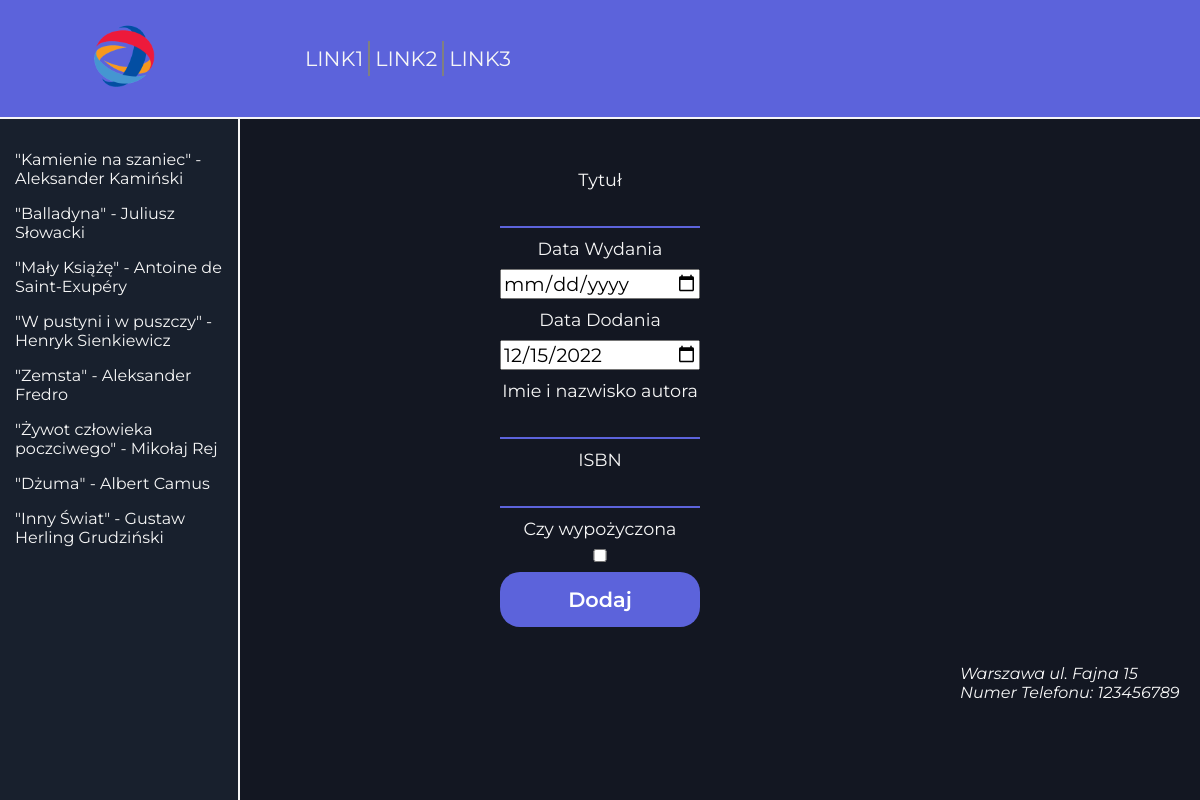
Before: / with the older database file.
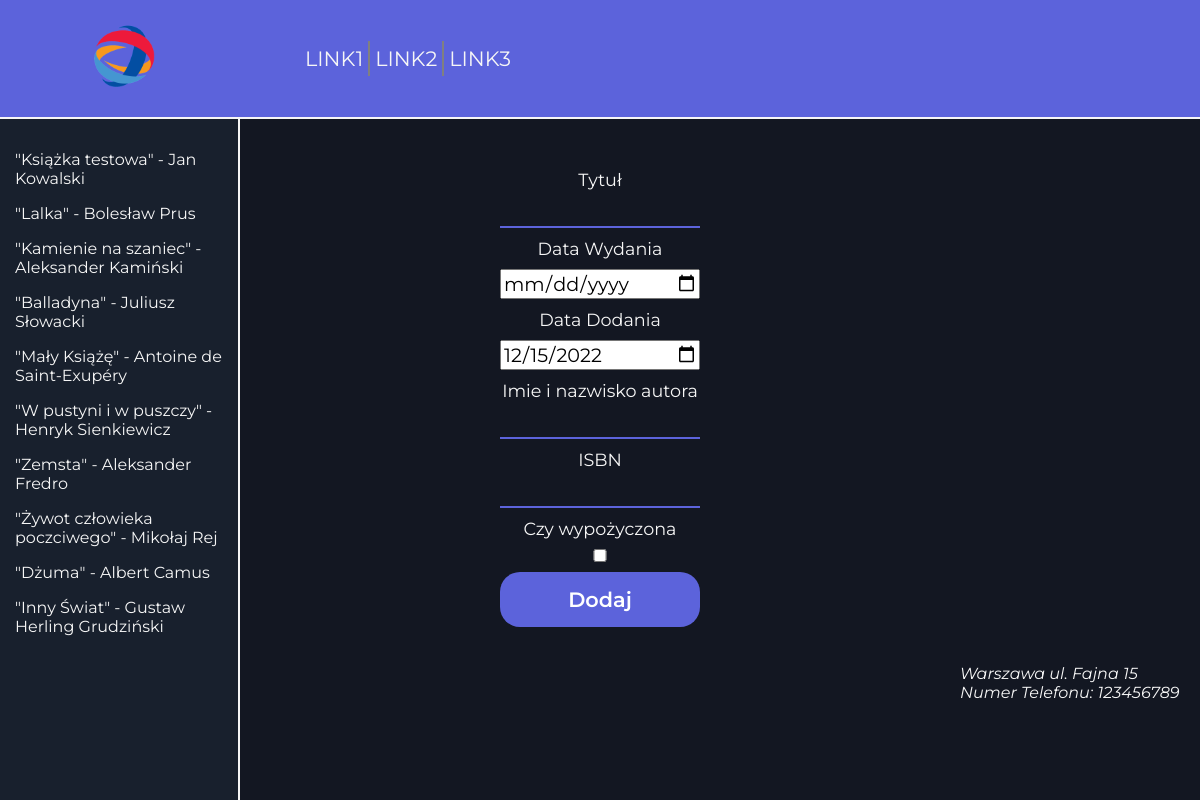
After: the same page with the newer database file.
### tables this page shows
CREATE TABLE "ksiazki" (
	"id_ksiazki"	INTEGER NOT NULL,
	"tytul"	varchar(255) NOT NULL,
	"data_wydania"	datetime NOT NULL,
	"data_dodania"	DATE NOT NULL DEFAULT (datetime('now', 'localtime')),
	"imie_nazwisko_autora"	varchar(255) NOT NULL,
	"isbn"	varchar(13) NOT NULL,
	"wypozyczone"	Boolean DEFAULT 0,
	PRIMARY KEY("id_ksiazki" AUTOINCREMENT)
);

### index.php (the view, shortened to what this page needs)
<!DOCTYPE html>
<html lang="PL">
<head>
  <link rel="stylesheet" href="style.css">
</head>
<body>
  <?php
    include 'database.php';
    $statement = $conn->prepare('SELECT * from ksiazki ORDER BY data_dodania DESC LIMIT 10');
    $statement->execute();
    $result = $statement->fetchAll();
  ?>
  <header class="header">
    <div class="logo">
      <img src="logo.png" alt="LOGO" class="logo"/>
    </div>
    <ul class="menu">
      <li><a href="https://www.google.com/" class="link">LINK1</a></li>
      <li><a href="https://www.google.com/" class="link">LINK2</a></li>
      <li><a href="https://www.google.com/" class="link">LINK3</a></li>
    </ul>
  </header>
  <div class="books">
      <?php foreach($result as $book): ?>
            <p>"<?php echo $book["tytul"]?>" - <?php echo $book["imie_nazwisko_autora"]?></p>
      <?php endforeach;?>
  </div>
  <form method="post" class="form">
      <label for="title">Tytuł</label>
      <input type="text" name="title" id="title" required maxlength="255"/>
      <label for="release_date">Data Wydania</label>
      <input type="date" name="release_date" id="release_date" required/>
      <label for="addition_date">Data Dodania</label>
      <input type="date" name="addition_date" id="addition_date"/>
      <label for="authors_name_surname">Imie i nazwisko autora</label>
      <input type="text" name="authors_name_surname" id="authors_name_surname" maxlength="255" required/>
      <label for="isbn">ISBN</label>
      <input type="number" name="isbn" id="isbn" required/>
      <label for="borrowed">Czy wypożyczona</label>
      <input type="checkbox" name="borrowed" id="borrowed">
      <button type="submit">Dodaj</button>
  </form>
  <address class="info">
      Warszawa ul. Fajna 15 <br/>
      Numer Telefonu: 123456789
  </address>
</body>
</html>

### style.css (style rules this page uses)
* { font-family: 'Montserrat', sans-serif; box-sizing: border-box; }
body { min-height: 100vh; background-color: #131722; margin: 0; display: grid; grid-template-columns: 1fr 1fr 1fr 1fr 1fr; grid-template-rows: 0.5fr 1fr 1fr 1fr 1fr 1fr; gap: 0px 0px; grid-template-areas: 'header header header header header' 'books form form form .' 'books form form form .' 'books form form form .' 'books form form form .' 'books form form form info'; }
.header { grid-area: header; width: 100%; padding: 0 50px; display: flex; align-items: center; background-color: #5c63db; border-bottom: 2px solid #f6f6f6; }
.menu { list-style-type: none; display: flex; margin-left: 5vw; }
.menu li { display: flex; align-items: center; border-right: 2px solid gray; }
.menu li:last-child { border-right: none; }
.menu li a { padding: 5px; text-decoration: none; color: #f6f6f6; font-size: 1.3rem; }
.logo { width: 150px; }
.books { grid-area: books; padding: 15px; border-right: 2px solid #f6f6f6; background-color: #18202d; color: #f6f6f6; }
.form { grid-area: form; display: flex; padding: 50px; flex-direction: column; align-items: center; }
.form label { color: #f6f6f6; font-size: 1.1rem; }
.form input { width: 200px; margin: 10px; color: white; font-size: 1.2rem; }
.form input[type='text'], .form input[type='number'] { border: none; border-bottom: 2px solid #5c63db; background-color: transparent; }
.form input[type='date'] { color: black; }
.form button { width: 200px; background-color: #5c63db; border: none; cursor: pointer; font-size: 1.3rem; font-weight: 600; color: white; border-radius: 20px; padding: 15px 0; }
.info { grid-area: info; }
address { color: #f6f6f6; }

Changed rows visible on the page:
added ksiazki: tytul "Książka testowa", imie_nazwisko_autora "Jan Kowalski"
added ksiazki: tytul "Lalka", imie_nazwisko_autora "Bolesław Prus"
